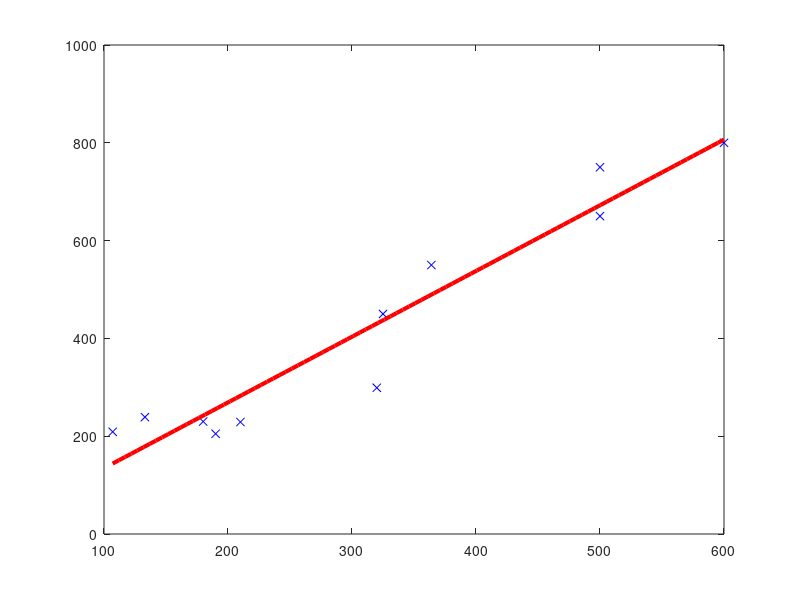

MATLAB code for this plot:
#!/usr/bin/octave-cli

## Cargue los datos en del archivo 'escazu'.dat
D=load("escazu.dat");

## Extraiga la columna de áreas y precios
Xo=[ones(rows(D),1), D(:,1)];  ## áreas
Yo=D(:,4);                     ## precios

## Extraiga min-max de áreas y precios
minArea=min(Xo(:,2));
maxArea=max(Xo(:,2));
minPrice=min(Yo);
maxPrice=max(Yo);

## Use las ecuaciones normales para calcular los parámetros de
## regresión lineal
theta=inv(Xo'*Xo)*Xo'*Yo;

## Grafique los puntos originales y la recta de regresión lineal con
## al menos 100 puntos
hold off;
plot(Xo(:,2),Yo,'bx'); ## Datos originales

areas=linspace(minArea,maxArea,100);
Xp=[ones(length(areas),1), areas'];  ## áreas
y=Xp*theta;

hold on;
plot(areas,y,'r',"linewidth",3);

## ¿Como podemos modificar esto para normalizar?

## ¿Cómo podemos modificar lo anterior para hacer una regresión
## polinomial?


